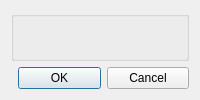
<?xml version="1.0" encoding="UTF-8"?>
<ui version="4.0">
 <class>WBQtParamDialog</class>
 <widget class="QDialog" name="WBQtParamDialog">
  <property name="windowTitle">
   <string>Edit Parameter:</string>
  </property>
  <layout class="QVBoxLayout" name="rootLayout" stretch="1,0">
   <item>
    <widget class="QGroupBox" name="box">
     <layout class="QVBoxLayout" name="boxLay"/>
    </widget>
   </item>
   <item>
    <layout class="QHBoxLayout" name="buttonsRow">
     <item>
      <spacer name="buttonsSpacer">
       <property name="orientation">
        <enum>Qt::Horizontal</enum>
       </property>
      </spacer>
     </item>
     <item>
      <widget class="QPushButton" name="okButton">
       <property name="text">
        <string>OK</string>
       </property>
       <property name="default">
        <bool>true</bool>
       </property>
      </widget>
     </item>
     <item>
      <widget class="QPushButton" name="cancelButton">
       <property name="text">
        <string>Cancel</string>
       </property>
       <property name="autoDefault">
        <bool>false</bool>
       </property>
      </widget>
     </item>
    </layout>
   </item>
  </layout>
 </widget>
 <resources/>
 <connections/>
</ui>
